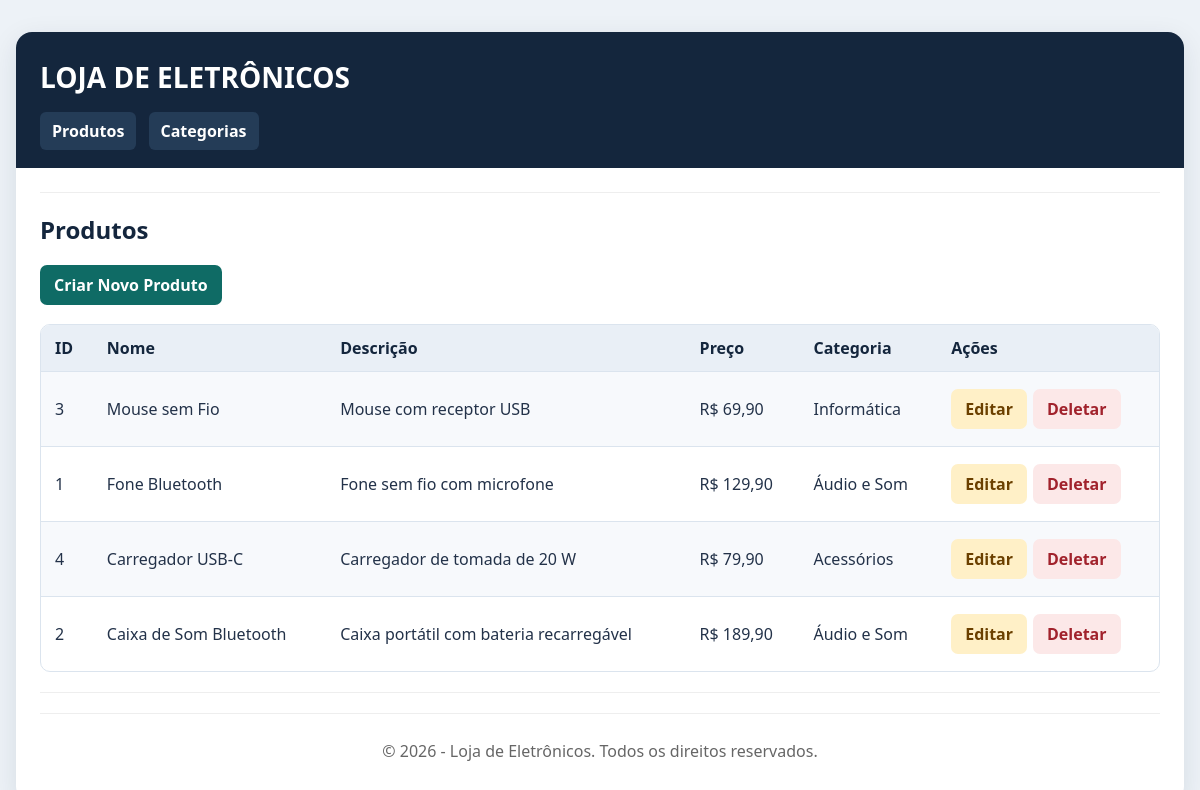
The page /public/index.php on the database its author committed.
### tables this page shows
CREATE TABLE IF NOT EXISTS produtos (
    id INT AUTO_INCREMENT PRIMARY KEY,
    nome VARCHAR(150) NOT NULL,
    descricao TEXT,
    preco DECIMAL(10, 2) NOT NULL,
    estoque INT UNSIGNED NOT NULL DEFAULT 0,
    categoria_id INT NOT NULL,
    CONSTRAINT fk_produtos_categorias
        FOREIGN KEY (categoria_id) REFERENCES categorias(id)
        ON DELETE RESTRICT
);

CREATE TABLE IF NOT EXISTS categorias (
    id INT AUTO_INCREMENT PRIMARY KEY,
    nome VARCHAR(100) NOT NULL UNIQUE,
    descricao VARCHAR(255)
);

### controllers/ProdutoController.php (called while the page is built, shortened)
<?php
include_once '../config/database.php';
include_once '../models/Produto.php';
class ProdutoController {
    private $produto;
    public function __construct() {
        $database = new Database();
        $this->conn = $database->getConnection();
        $this->produto = new Produto($this->conn);
    }
    public function index() {
        $stmt = $this->produto->read();
        $num = $stmt->rowCount();
        return ['stmt' => $stmt, 'num' => $num];
    }
}
?>

### config/database.php (called while the page is built, shortened)
<?php
class Database {
    private $host = "localhost";
    private $db_name = "loja_eletronicos";
    private $username = "root";
    private $password = "";
    public function getConnection(){
        $this->conn = null;
        try{
            $this->conn = new PDO("mysql:host=" . $this->host . ";dbname=" . $this->db_name, $this->username, $this->password);
            $this->conn->exec("set names utf8");
        }catch(PDOException $exception){
            echo "Erro de conexão: " . $exception->getMessage();
        }
        return $this->conn;
    }
}
?>

### models/Produto.php (called while the page is built, shortened)
<?php
class Produto {
    private $conn;
    private $table_name = "produtos";
    public function __construct($db){
        $this->conn = $db;
    }
    function read(){
        $query = "SELECT
                    c.nome as categoria_nome, p.id, p.nome, p.descricao, p.preco, p.categoria_id
                FROM
                    " . $this->table_name . " p
                    LEFT JOIN
                        categorias c
                            ON p.categoria_id = c.id
                ORDER BY
                    p.nome DESC";
        $stmt = $this->conn->prepare($query);
        $stmt->execute();
        return $stmt;
    }
}
?>

### views/produtos/index_prod.php (the view)
<?php
include_once __DIR__ . '/../../controllers/ProdutoController.php';
$controller = new ProdutoController();
$data = $controller->index();
$stmt = $data['stmt'];
$num = $data['num'];
include __DIR__ . '/../../views/includes/header.php';
?>
<h2>Produtos</h2>
<a href="/loja_eletronicos/public/index.php?page=produtos&action=create" class="button">Criar Novo Produto</a>
<?php
if($num > 0){
    echo "<table>";
        echo "<tr>";
            echo "<th>ID</th>";
            echo "<th>Nome</th>";
            echo "<th>Descrição</th>";
            echo "<th>Preço</th>";
            echo "<th>Categoria</th>";
            echo "<th>Ações</th>";
        echo "</tr>";
    while ($row = $stmt->fetch(PDO::FETCH_ASSOC)){
        extract($row);
        echo "<tr>";
            echo "<td>{$id}</td>";
            echo "<td>{$nome}</td>";
            echo "<td>{$descricao}</td>";
            echo "<td>R$ " . number_format($preco, 2, ',', '.') . "</td>";
            echo "<td>{$categoria_nome}</td>";
            echo "<td>";
                echo "<a href=\"/loja_eletronicos/public/index.php?page=produtos&action=edit&id={$id}\" class=\"button edit\">Editar</a>";
                echo "<a href=\"/loja_eletronicos/public/index.php?page=produtos&action=delete&id={$id}\" class=\"button delete\">Deletar</a>";
            echo "</td>";
        echo "</tr>";
    }
    echo "</table>";
} else {
    echo "<p>Nenhum produto encontrado.</p>";
}
?>
<?php include __DIR__ . '/../../views/includes/footer.php'; ?>

### public/index.php (shortened to what this page needs)
<?php
$page = isset($_GET["page"]) ? $_GET["page"] : "produtos";
$action = isset($_GET["action"]) ? $_GET["action"] : "index";
$id = isset($_GET["id"]) ? $_GET["id"] : null;
switch ($page) {
    case "produtos":
        switch ($action) {
            case "index":
                include __DIR__ . '/../views/produtos/index_prod.php';
                break;
        }
        break;
}
?>

### views/includes/header.php (shortened to what this page needs)
<!DOCTYPE html>
<html lang="pt-br">
<head>
    <link rel="stylesheet" href="/loja_eletronicos/public/css/style.css">
</head>
<body>
    <div class="container">
        <h1>LOJA DE ELETRÔNICOS</h1>
        <nav>
            <a href="/loja_eletronicos/public/index.php?page=produtos">Produtos</a>
            <a href="/loja_eletronicos/public/index.php?page=categorias">Categorias</a>
        </nav>
        <hr>

### views/includes/footer.php (shortened to what this page needs)
       <hr>
        <footer>
            <p>&copy; <?php echo date("Y"); ?> - Loja de Eletrônicos. Todos os direitos reservados.</p>
        </footer>
    </div>
</body>
</html>

### public/css/style.css (style rules this page uses)
body { font-family: "Segoe UI", Arial, sans-serif; margin: 0; padding: 0; background-color: #edf2f7; color: #233249; }
.container { box-sizing: border-box; width: calc(100% - 32px); max-width: 1180px; margin: 32px auto; padding: 24px; background-color: #fff; border-radius: 16px; box-shadow: 0 8px 28px rgba(20, 38, 61, 0.10); overflow-x: auto; }
hr { border: 0; height: 1px; background-color: #eee; margin: 20px 0; }
.container > h1 { margin: -24px -24px 0; padding: 26px 24px 12px; background-color: #14263d; color: #fff; font-size: 28px; }
.container > nav { margin: 0 -24px 24px; padding: 0 24px 18px; background-color: #14263d; }
nav a { display: inline-block; margin: 4px 8px 0 0; padding: 8px 12px; border-radius: 6px; background-color: #243c57; color: #fff; font-weight: bold; text-decoration: none; }
h2 { margin: 0 0 14px; color: #14263d; font-size: 24px; }
table { width: 100%; margin-top: 14px; border-collapse: separate; border-spacing: 0; border: 1px solid #dbe4ee; border-radius: 10px; overflow: hidden; }
th, td { padding: 12px 14px; text-align: left; border-bottom: 1px solid #dbe4ee; }
th { background-color: #e9eff6; color: #14263d; }
tr:nth-child(even) { background-color: #f7f9fc; }
tr:last-child td { border-bottom: 0; }
.button, .button:visited { display: inline-block; margin: 5px 0; padding: 9px 14px; border: none; border-radius: 7px; background-color: #0f6b65; color: #fff; font-weight: 600; text-decoration: none; cursor: pointer; }
.button.edit, .button.edit:visited { margin-right: 6px; background-color: #fff0c7; color: #6b4000; }
.button.delete, .button.delete:visited { background-color: #fce8e8; color: #a1222c; }
footer { margin-top: 20px; padding-top: 10px; border-top: 1px solid #eee; color: #666; text-align: center; }

### rows shown on the page
produtos: id "3", nome "Mouse sem Fio", descricao "Mouse com receptor USB", preco "69,90", categoria.nome "Informática"
produtos: id "1", nome "Fone Bluetooth", descricao "Fone sem fio com microfone", preco "129,90", categoria.nome "Áudio e Som"
produtos: id "4", nome "Carregador USB-C", descricao "Carregador de tomada de 20 W", preco "79,90", categoria.nome "Acessórios"
produtos: id "2", nome "Caixa de Som Bluetooth", descricao "Caixa portátil com bateria recarregável", preco "189,90", categoria.nome "Áudio e Som"
